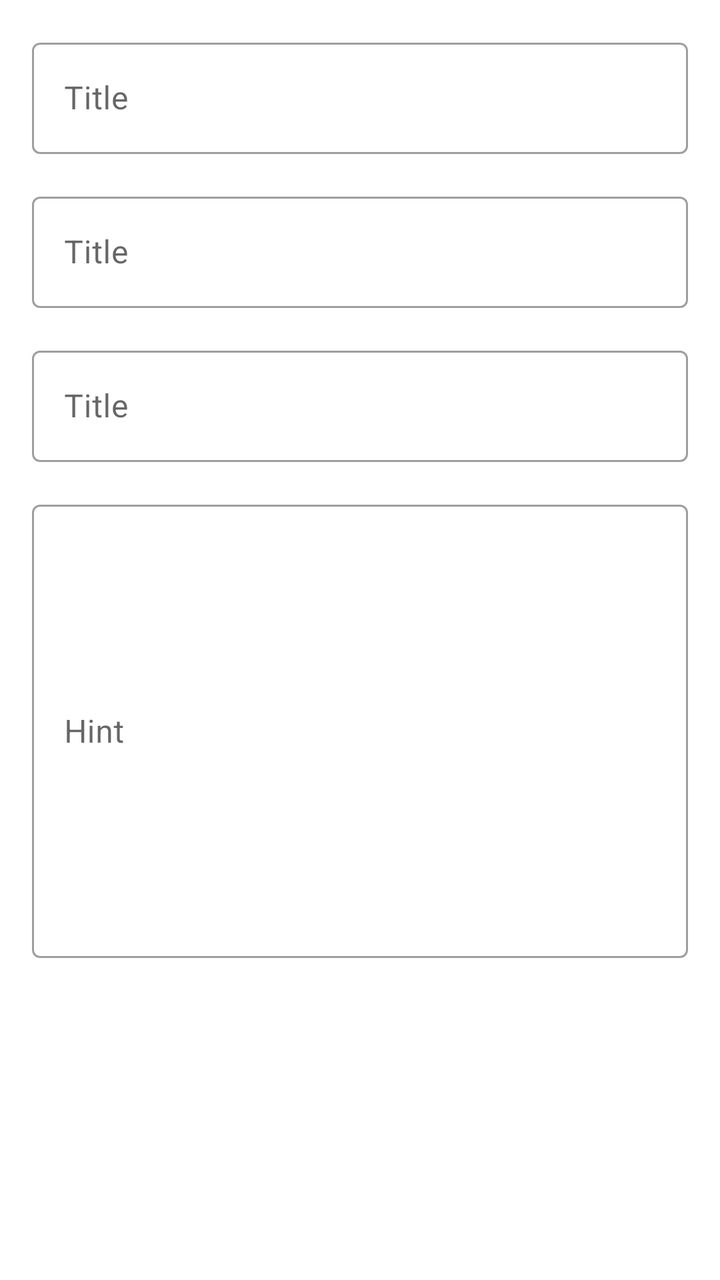
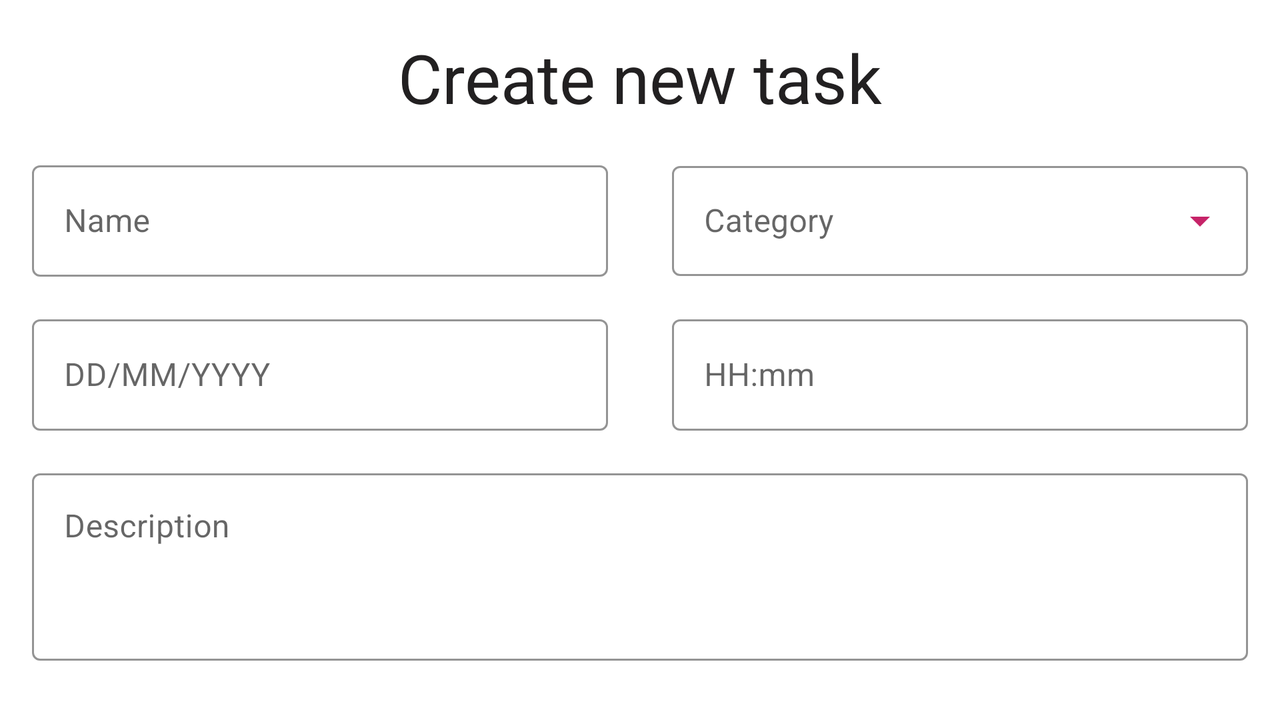

First picture: res/layout/ on a phone held upright. Second picture: the repository's own variant of that layout, on a device whose configuration matches the variant's folder. Source for both follows.
<!-- AndroidManifest.xml: application theme Theme.MyApplication -->
<!-- res/layout/activity_edit.xml -->
<?xml version="1.0" encoding="utf-8"?>
<androidx.constraintlayout.widget.ConstraintLayout xmlns:android="http://schemas.android.com/apk/res/android"
    xmlns:app="http://schemas.android.com/apk/res-auto"
    xmlns:tools="http://schemas.android.com/tools"
    android:layout_width="match_parent"
    android:layout_height="match_parent"
    tools:context=".activities.EditActivity">

    <com.google.android.material.textfield.TextInputLayout
        android:id="@+id/title"
        style="@style/Widget.MaterialComponents.TextInputLayout.OutlinedBox"
        android:layout_width="match_parent"
        android:layout_height="wrap_content"
        android:layout_margin="16dp"
        android:hint="Title"
        app:layout_constraintEnd_toEndOf="parent"
        app:layout_constraintStart_toStartOf="parent"
        app:layout_constraintTop_toTopOf="parent">

        <com.google.android.material.textfield.TextInputEditText
            android:id="@+id/titleInput"
            android:layout_width="match_parent"
            android:layout_height="wrap_content" />

    </com.google.android.material.textfield.TextInputLayout>

    <com.google.android.material.textfield.TextInputLayout
        android:id="@+id/date"
        style="@style/Widget.MaterialComponents.TextInputLayout.OutlinedBox"
        android:layout_width="match_parent"
        android:layout_height="wrap_content"
        android:layout_margin="16dp"
        android:hint="Title"
        app:endIconDrawable="@drawable/ic_calendar"
        app:endIconMode="custom"
        app:layout_constraintEnd_toEndOf="parent"
        app:layout_constraintStart_toStartOf="parent"
        app:layout_constraintTop_toBottomOf="@+id/title">

        <com.google.android.material.textfield.TextInputEditText
            android:layout_width="match_parent"
            android:layout_height="wrap_content" />

    </com.google.android.material.textfield.TextInputLayout>

    <com.google.android.material.textfield.TextInputLayout
        android:id="@+id/time"
        style="@style/Widget.MaterialComponents.TextInputLayout.OutlinedBox"
        android:layout_width="match_parent"
        android:layout_height="wrap_content"
        android:layout_margin="16dp"
        android:hint="Title"
        app:endIconDrawable="@drawable/ic_time"
        app:endIconMode="custom"
        app:layout_constraintEnd_toEndOf="parent"
        app:layout_constraintStart_toStartOf="parent"
        app:layout_constraintTop_toBottomOf="@+id/date">

        <com.google.android.material.textfield.TextInputEditText
            android:layout_width="match_parent"
            android:layout_height="wrap_content" />

    </com.google.android.material.textfield.TextInputLayout>

    <com.google.android.material.textfield.TextInputLayout
        android:id="@+id/content"
        style="@style/Widget.MaterialComponents.TextInputLayout.OutlinedBox"
        android:layout_width="match_parent"
        android:layout_height="wrap_content"
        android:layout_margin="16dp"
        android:hint="Hint"
        app:layout_constraintEnd_toEndOf="parent"
        app:layout_constraintStart_toStartOf="parent"
        app:layout_constraintTop_toBottomOf="@+id/time">

        <com.google.android.material.textfield.TextInputEditText
            android:id="@+id/contentInput"
            android:layout_width="match_parent"
            android:layout_height="wrap_content"
            android:inputType="textMultiLine"
            android:minLines="10" />

    </com.google.android.material.textfield.TextInputLayout>

</androidx.constraintlayout.widget.ConstraintLayout>
<!-- resources referenced by this layout -->
<resources>
  <style name="Theme.MyApplication" parent="Theme.MaterialComponents.DayNight.DarkActionBar">
          
          <item name="colorPrimary">@color/purple_500</item>
          <item name="colorPrimaryVariant">@color/purple_700</item>
          <item name="colorOnPrimary">@color/white</item>
          
          <item name="colorSecondary">@color/teal_200</item>
          <item name="colorSecondaryVariant">@color/teal_700</item>
          <item name="colorOnSecondary">@color/black</item>
          
          <item name="android:statusBarColor" tools:targetApi="l">?attr/colorPrimaryVariant</item>
          
          <item name="windowNoTitle">true</item>
          <item name="windowActionBar">false</item>
          <item name="android:windowFullscreen">true</item>
      </style>
  <color name="purple_500">#FF6200EE</color>
  <color name="purple_700">#FF3700B3</color>
  <color name="white">#FFFFFFFF</color>
  <color name="teal_200">#FF03DAC5</color>
  <color name="teal_700">#FF018786</color>
  <color name="black">#FF000000</color>
</resources>
<!-- res/layout-land/activity_edit.xml (the repository's variant of the layout above) -->
<!-- drawn on the phone turned sideways -->
<?xml version="1.0" encoding="utf-8"?>
<androidx.constraintlayout.widget.ConstraintLayout xmlns:android="http://schemas.android.com/apk/res/android"
    xmlns:app="http://schemas.android.com/apk/res-auto"
    xmlns:tools="http://schemas.android.com/tools"
    android:layout_width="match_parent"
    android:layout_height="match_parent"
    tools:context=".activities.EditActivity">

    <TextView
        android:id="@+id/formTitle"
        android:layout_width="0dp"
        android:layout_height="wrap_content"
        android:layout_margin="16dp"
        android:gravity="center"
        android:text="@string/create_title"
        android:textColor="@color/primary_color"
        android:textSize="34sp"
        app:layout_constraintEnd_toEndOf="parent"
        app:layout_constraintStart_toStartOf="parent"
        app:layout_constraintTop_toTopOf="parent" />

    <com.google.android.material.textfield.TextInputLayout
        android:id="@+id/title"
        style="@style/Widget.MaterialComponents.TextInputLayout.OutlinedBox"
        android:layout_width="0dp"
        android:layout_height="wrap_content"
        android:layout_margin="16dp"
        android:layout_marginStart="100dp"
        android:layout_marginEnd="20dp"
        android:hint="@string/name_hint"
        app:boxStrokeColor="@color/color_highlight"
        app:endIconTint="@color/color_highlight"
        app:hintTextColor="@color/color_highlight"
        app:layout_constraintEnd_toStartOf="@+id/category"
        app:layout_constraintStart_toStartOf="parent"
        app:layout_constraintTop_toBottomOf="@id/formTitle">

        <com.google.android.material.textfield.TextInputEditText
            android:id="@+id/titleInput"
            android:layout_width="match_parent"
            android:layout_height="wrap_content"
            android:maxLines="1" />

    </com.google.android.material.textfield.TextInputLayout>

    <com.google.android.material.textfield.TextInputLayout
        android:id="@+id/category"
        style="@style/Widget.MaterialComponents.TextInputLayout.OutlinedBox.Dense.ExposedDropdownMenu"
        android:layout_width="0dp"
        android:layout_height="wrap_content"
        android:layout_margin="16dp"
        android:layout_marginStart="20dp"
        android:layout_marginEnd="100dp"
        android:enabled="true"
        app:boxStrokeColor="@color/color_highlight"
        app:endIconTint="@color/color_highlight"
        app:hintTextColor="@color/color_highlight"
        app:layout_constraintBottom_toTopOf="@+id/date"
        app:layout_constraintEnd_toEndOf="parent"
        app:layout_constraintStart_toEndOf="@+id/title"
        app:layout_constraintTop_toBottomOf="@+id/formTitle">

        <AutoCompleteTextView
            android:id="@+id/categoryInput"
            android:layout_width="match_parent"
            android:layout_height="55dp"
            android:enabled="true"
            android:hint="@string/category_hint"
            android:inputType="text"
            android:maxLines="1"
            android:textColorHint="#616161" />

    </com.google.android.material.textfield.TextInputLayout>

    <com.google.android.material.textfield.TextInputLayout
        android:id="@+id/date"
        style="@style/Widget.MaterialComponents.TextInputLayout.OutlinedBox"
        android:layout_width="0dp"
        android:layout_height="wrap_content"
        android:layout_margin="16dp"
        android:layout_marginStart="100dp"
        android:layout_marginEnd="20dp"
        android:hint="@string/date_hint"
        app:boxStrokeColor="@color/color_highlight"
        app:endIconDrawable="@drawable/ic_calendar"
        app:endIconMode="custom"
        app:endIconTint="@color/color_highlight"
        app:hintTextColor="@color/color_highlight"
        app:layout_constraintEnd_toStartOf="@+id/time"
        app:layout_constraintStart_toStartOf="parent"
        app:layout_constraintTop_toBottomOf="@+id/title">

        <com.google.android.material.textfield.TextInputEditText
            android:id="@+id/dateInput"
            android:layout_width="match_parent"
            android:layout_height="wrap_content"
            android:clickable="false"
            android:cursorVisible="false"
            android:focusable="false"
            android:focusableInTouchMode="false"
            android:maxLines="1" />

    </com.google.android.material.textfield.TextInputLayout>

    <com.google.android.material.textfield.TextInputLayout
        android:id="@+id/time"
        style="@style/Widget.MaterialComponents.TextInputLayout.OutlinedBox"
        android:layout_width="0dp"
        android:layout_height="wrap_content"
        android:layout_margin="16dp"
        android:layout_marginStart="20dp"
        android:layout_marginEnd="100dp"
        android:hint="@string/time_hint"
        app:boxStrokeColor="@color/color_highlight"
        app:endIconDrawable="@drawable/ic_time"
        app:endIconMode="custom"
        app:endIconTint="@color/color_highlight"
        app:hintTextColor="@color/color_highlight"
        app:layout_constraintEnd_toEndOf="parent"
        app:layout_constraintStart_toEndOf="@+id/date"
        app:layout_constraintTop_toBottomOf="@+id/title">

        <com.google.android.material.textfield.TextInputEditText
            android:id="@+id/timeInput"
            android:layout_width="match_parent"
            android:layout_height="wrap_content"
            android:clickable="false"
            android:cursorVisible="false"
            android:focusable="false"
            android:focusableInTouchMode="false"
            android:maxLines="1" />

    </com.google.android.material.textfield.TextInputLayout>

    <com.google.android.material.textfield.TextInputLayout
        android:id="@+id/content"
        style="@style/Widget.MaterialComponents.TextInputLayout.OutlinedBox"
        android:layout_width="match_parent"
        android:layout_height="wrap_content"
        android:layout_margin="16dp"
        app:boxStrokeColor="@color/color_highlight"
        app:endIconTint="@color/color_highlight"
        app:hintTextColor="@color/color_highlight"
        android:hint="@string/content_hint"
        app:layout_constraintEnd_toEndOf="parent"
        app:layout_constraintStart_toStartOf="parent"
        app:layout_constraintTop_toBottomOf="@+id/time">

        <com.google.android.material.textfield.TextInputEditText
            android:id="@+id/contentInput"
            android:layout_width="match_parent"
            android:layout_height="wrap_content"
            android:gravity="start"
            android:inputType="textMultiLine"
            android:minLines="3" />

    </com.google.android.material.textfield.TextInputLayout>

    <com.google.android.material.button.MaterialButton
        android:id="@+id/save"
        style="@style/Widget.MaterialComponents.Button"
        android:layout_width="0dp"
        android:layout_height="50dp"
        android:layout_marginStart="200dp"
        android:layout_marginTop="15dp"
        android:layout_marginEnd="200dp"
        android:layout_marginBottom="15dp"
        android:contentDescription="@string/add_note"
        android:insetTop="0dp"
        android:insetRight="0dp"
        android:insetBottom="0dp"
        android:text="@string/save_button"
        android:textAllCaps="false"
        app:backgroundTint="@color/secondary_color"
        app:cornerRadius="16dp"
        app:layout_constraintBottom_toBottomOf="parent"
        app:layout_constraintEnd_toEndOf="parent"
        app:layout_constraintStart_toStartOf="parent"
        app:layout_constraintTop_toBottomOf="@+id/content" />

</androidx.constraintlayout.widget.ConstraintLayout>
<!-- resources referenced by the variant -->
<!-- as the phone turned sideways resolves them -->
<resources>
  <color name="color_highlight">#C62368</color>
  <color name="primary_color">#222021</color>
  <color name="secondary_color">#FF6F61</color>
  <string name="add_note">add_note</string>
  <string name="category_hint">Category</string>
  <string name="content_hint">Description</string>
  <string name="create_title">Create new task</string>
  <string name="date_hint">DD/MM/YYYY</string>
  <string name="name_hint">Name</string>
  <string name="save_button">Save</string>
  <string name="time_hint">HH:mm</string>
  <style name="Theme.MyApplication" parent="Theme.MaterialComponents.DayNight.DarkActionBar">
          
          <item name="colorPrimary">@color/purple_500</item>
          <item name="colorPrimaryVariant">@color/purple_700</item>
          <item name="colorOnPrimary">@color/white</item>
          
          <item name="colorSecondary">@color/teal_200</item>
          <item name="colorSecondaryVariant">@color/teal_700</item>
          <item name="colorOnSecondary">@color/black</item>
          
          <item name="android:statusBarColor" tools:targetApi="l">?attr/colorPrimaryVariant</item>
          
          <item name="windowNoTitle">true</item>
          <item name="windowActionBar">false</item>
          <item name="android:windowFullscreen">true</item>
      </style>
  <color name="purple_500">#FF6200EE</color>
  <color name="purple_700">#FF3700B3</color>
  <color name="white">#FFFFFFFF</color>
  <color name="teal_200">#FF03DAC5</color>
  <color name="teal_700">#FF018786</color>
  <color name="black">#FF000000</color>
</resources>
